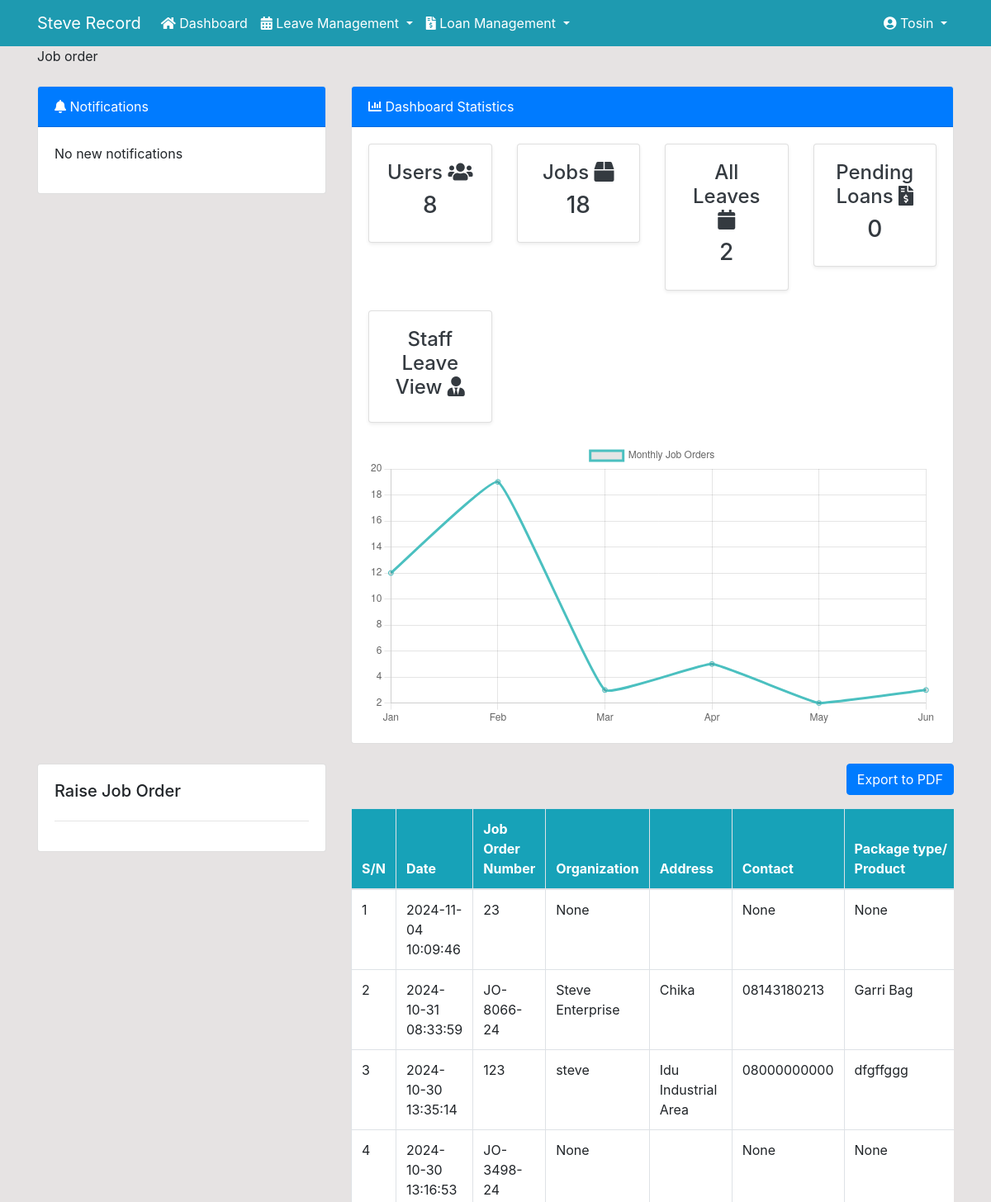
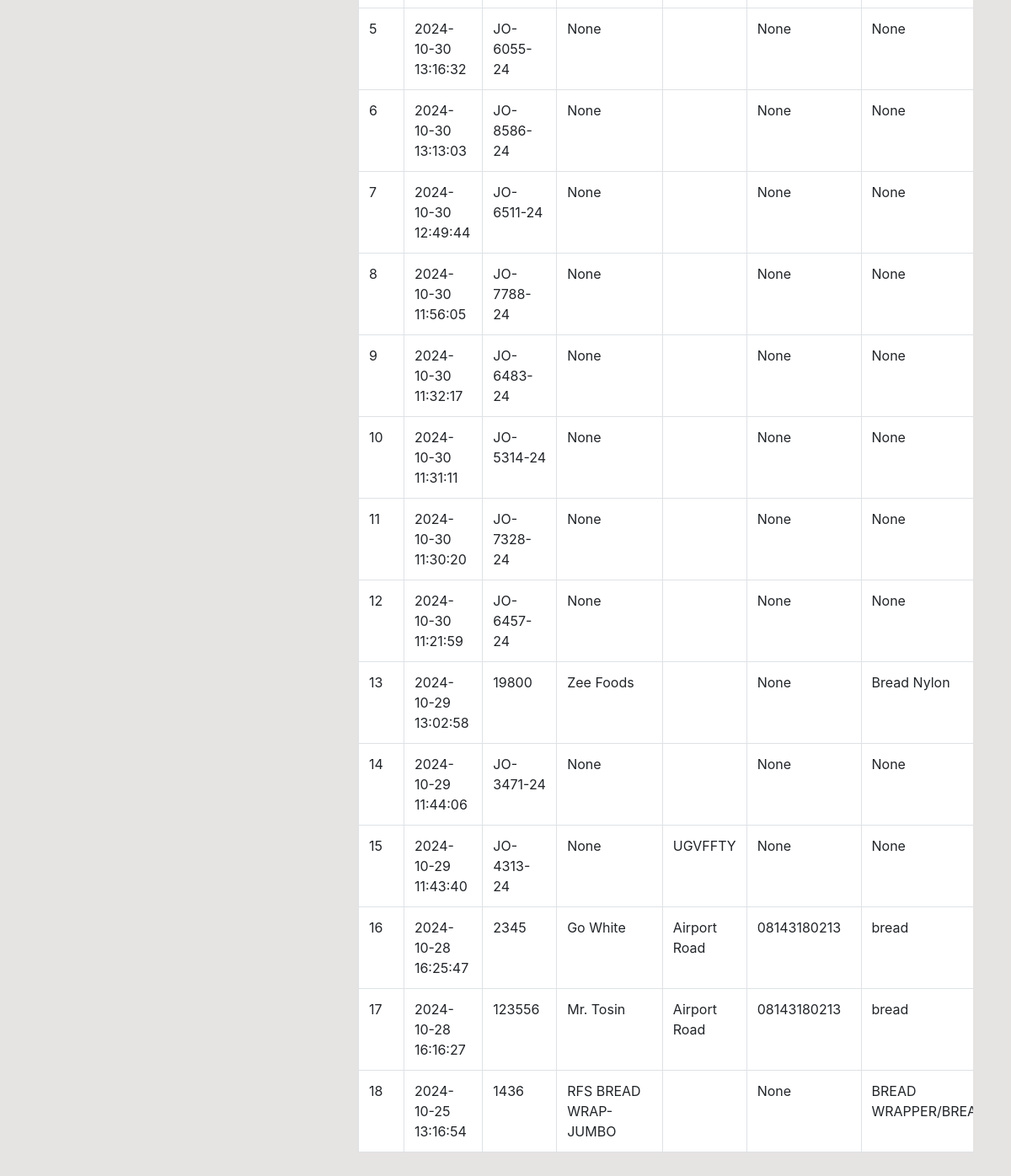
Page /index/ (signed in) on the committed database (2 pictures, top to bottom).
### dashboard/models.py (models this page shows, shortened)
class Product(models.Model):
    name = models.CharField(max_length=100, null=True)
    category = models.CharField(choices=CATEGORY, max_length=50, null=True)
    job_order = models.CharField(max_length=50, unique=True, default=generate_job_order)
    submission_id = models.CharField(max_length=50, null=True, blank=True, default=generate_submission_id)
    organization_name = models.CharField(max_length=200, null=True, blank=True)
    address = models.TextField(null=True, blank=True)
    contact_number = models.CharField(max_length=20, null=True, blank=True)
    print_product = models.CharField(max_length=100, null=True, blank=True)
    colors = models.CharField(max_length=100, null=True, blank=True)
    order_info = models.TextField(null=True, blank=True)
    size = models.CharField(max_length=50, null=True, blank=True)
    micron = models.CharField(max_length=50, null=True, blank=True)
    job_title = models.CharField(max_length=100, null=True, blank=True)
    image = models.ImageField(upload_to='product_images/', null=True, blank=True)
    price = models.DecimalField(max_digits=10, decimal_places=2, null=True, blank=True)
    quantity = models.PositiveIntegerField(null=True)
    order_quantity = models.PositiveIntegerField(null=True, blank=True)
    total = models.DecimalField(max_digits=10, decimal_places=2, null=True, blank=True)
    date_created = models.DateTimeField(default=timezone.now)
    estimated_delivery_date = models.DateField(null=True, blank=True)
    actual_delivery_date = models.DateField(null=True, blank=True)
    cycle_time = models.DurationField(null=True, blank=True)
    production_status_date = models.DateTimeField(auto_now=True)
    APPROVAL_CHOICES = (
        ('pending', 'Pending'),
        ('approved', 'Approved'),
        ('rejected', 'Rejected'),
    )
    approval_status = models.CharField(max_length=10, choices=APPROVAL_CHOICES, default='pending')
    production_status = models.TextField(null=True, blank=True)
    created_by = models.ForeignKey(User, on_delete=models.SET_NULL, null=True, blank=True, related_name='created_products')
    approved_by = models.ForeignKey(User, on_delete=models.SET_NULL, null=True, blank=True, related_name='approved_products')
    updated_by = models.ForeignKey(User, on_delete=models.SET_NULL, null=True, related_name='product_updates')
    class Meta:
        ordering = ['-date_created']
        permissions = [
            ("can_approve_jobs", "Can approve job orders"),
            ("can_view_all_jobs", "Can view all job orders"),
            ("can_export_jobs", "Can export job orders"),
            ("can_manage_production", "Can manage production status"),
            ("view_dashboard", "Can view dashboard"),
            ("manage_leave", "Can manage leave requests"),
            ("can_export_products", "Can export products"),
            ("can_export_leaves", "Can export leaves"),
        ]

### dashboard/views.py (the view)
# urls.py: path('index/', views.index, name='dashboard-index'),
@login_required(login_url='user-login')
def index(request):
    product = Product.objects.all()
    product_count = product.count()
    order = Order.objects.all()
    order_count = order.count()
    customer = User.objects.filter(groups=2, is_active=True)
    customer_count = customer.count()
    if request.user.is_superuser or request.user.groups.filter(name='Leave Manager').exists():
        pending_leaves = Leave.objects.filter(status='Pending').order_by('-applied_date')
        pending_leaves_count = pending_leaves.count()
        staff_count = Leave.objects.all().count()  # Total leave requests for admin view
        pending_loans = Loan.objects.filter(status='Pending').order_by('-applied_date')
        pending_loans_count = pending_loans.count()
    else:
        pending_leaves = Leave.objects.filter(
            user=request.user,
            status='Pending'
        ).order_by('-applied_date')
        pending_leaves_count = pending_leaves.count()
        staff_count = Leave.objects.filter(user=request.user).count()  # All user's leave requests
        pending_loans = Loan.objects.filter(
            user=request.user,
            status='Pending'
        ).order_by('-applied_date')
        pending_loans_count = pending_loans.count()
    context = {
        'product': product,
        'product_count': product_count,
        'order_count': order_count,
        'customer_count': customer_count,
        'staff_count': staff_count,
        'pending_leaves': pending_leaves[:5],
        'pending_leaves_count': pending_leaves_count,
        'pending_loans': pending_loans[:5],
        'pending_loans_count': pending_loans_count,
    }
    return render(request, 'dashboard/index.html', context)

### templates/dashboard/index.html (shortened to what this page needs)
{% extends 'partials/base.html' %}
{% block content %}
{% if user.is_authenticated and user.is_staff and user.is_superuser %}
{% include 'partials/topside.html' %}
<div class="row ">
    <div class="col-md-6 my-4">
        <div class="bg-white">
            <div class="card-body">
                <canvas id="myChart1" width="400" height="300"></canvas>
                <script>
                    var ctx = document.getElementById('myChart1').getContext('2d');
                    var myChart1 = new Chart(ctx, {
                        type: 'pie',
                        data: {
                            labels: [{% for product in product %} '{{product.name}}', {% endfor %}],
                    datasets: [{
                        label: 'Number of Products',
                        data: [{% for product in product %} {{ product.quantity }}, {% endfor %}],
                        backgroundColor: [
                            'rgba(255, 99, 132, 1)',
                            'rgba(54, 162, 235, 1)',
                            'rgba(255, 206, 86, 1)',
                            'rgba(75, 192, 192, 1)',
                            'rgba(153, 102, 255, 1)',
                            'rgba(255, 159, 64, 1)'
                        ],
                            borderColor: [
                                'rgba(255, 99, 132, 1)',
                                'rgba(54, 162, 235, 1)',
                                'rgba(255, 206, 86, 1)',
                                'rgba(75, 192, 192, 1)',
                                'rgba(153, 102, 255, 1)',
                                'rgba(255, 159, 64, 1)'
                            ],
                                borderWidth: 1
                    }]
                        },
                    options: {
                        scales: {
                            yAxes: [{
                                ticks: {
                                    beginAtZero: true
                                }
                            }]
                        }
                    }
                    });
                </script>
            </div>
        </div>
    </div>
    <div class="col-md-6 my-4">
        <div class="bg-white">
            <div class="card-body">
                <canvas id="myChart" width="400" height="300"></canvas>
                <script>
                    var ctx = document.getElementById('myChart').getContext('2d');
                    var myChart = new Chart(ctx, {
                        type: 'bar',
                        data: {
                            labels: [{% for order in order %} '{{order.name}}',{% endfor %}],
                    datasets: [{
                        label: 'Orders',
                        data: [{% for order in order %} {{ order.order_quantity }}, {% endfor %}],
                        backgroundColor: [
                            'rgba(255, 99, 132, 1)',
                            'rgba(54, 162, 235, 1)',
                            'rgba(255, 206, 86, 1)',
                            'rgba(75, 192, 192, 1)',
                            'rgba(153, 102, 255, 1)',
                            'rgba(255, 159, 64, 1)'
                        ],
                            borderColor: [
                                'rgba(255, 99, 132, 1)',
                                'rgba(54, 162, 235, 1)',
                                'rgba(255, 206, 86, 1)',
                                'rgba(75, 192, 192, 1)',
                                'rgba(153, 102, 255, 1)',
                                'rgba(255, 159, 64, 1)'
                            ],
                                borderWidth: 1
                    }]
                        },
                    options: {
                        scales: {
                            yAxes: [{
                                ticks: {
                                    beginAtZero: true
                                }
                            }]
                        }
                    }
                    });
                </script>
            </div>
        </div>
    </div>
</div>
{% else %}
{% include 'dashboard/customer_index.html' %}
{% endif%}
{% endblock %}

### templates/partials/nav.html (shortened to what this page needs)
<nav class="navbar navbar-expand-lg navbar-light" style="background-color: #1E9AB0;">
    <div class="container">
        {% if user.is_authenticated %}
        <a class="navbar-brand text-white" href="{% url 'dashboard-index' %}">Steve Record</a>
        <div class="collapse navbar-collapse" id="navbarSupportedContent">
            <ul class="navbar-nav mr-auto">
                <li class="nav-item active">
                    <a class="nav-link text-white" href="{% url 'dashboard-index' %}">
                        <i class="fas fa-home"></i> Dashboard
                    </a>
                </li>
                <li class="nav-item dropdown">
                    <a class="nav-link dropdown-toggle text-white" href="#" id="leaveDropdown" role="button"
                       data-toggle="dropdown" aria-haspopup="true" aria-expanded="false">
                        <i class="fas fa-calendar-alt"></i> Leave Management
                    </a>
                </li>
                <li class="nav-item dropdown">
                    <a class="nav-link dropdown-toggle text-white" href="#" id="loanDropdown" role="button"
                       data-toggle="dropdown" aria-haspopup="true" aria-expanded="false">
                        <i class="fas fa-file-invoice-dollar"></i> Loan Management
                    </a>
                </li>
            </ul>
            <ul class="navbar-nav ml-auto">
                <li class="nav-item dropdown">
                    <a class="nav-link dropdown-toggle text-white" href="#" id="userDropdown" role="button"
                       data-toggle="dropdown" aria-haspopup="true" aria-expanded="false">
                        <i class="fas fa-user-circle"></i> {{ user.username }}
                    </a>
                </li>
            </ul>
        {% endif %}
        </div>
    </div>
</nav>

### templates/dashboard/customer_index.html (shortened to what this page needs)
{% block title %}Job order{% endblock %}
{% load crispy_forms_tags %}
{% block content %}
{% include 'partials/topside.html' %}
<div class="row my-4">
    <div class="col-md-4">
        <div class="card card-body">
            <h5>Raise Job Order</h5>
            <hr>
        </div>
    </div>
    <div class="col-md-8">
        <div class="d-flex justify-content-end mb-3">
            <a class="btn btn-primary" href="{% url 'export-products-pdf' %}">Export to PDF</a>
        </div>
        <div class="table-responsive">
            <table class="table bg-white table-bordered" style="min-width: 1500px;">
                <thead class="bg-info text-white sticky-top">
                    <tr>
                        <th scope="col">S/N</th>
                        <th scope="col">Date</th>
                        <th scope="col">Job Order Number</th>
                        <th scope="col">Organization</th>
                        <th scope="col">Address</th>
                        <th scope="col">Contact</th>
                        <th scope="col">Package type/ Product</th>
                    </tr>
                </thead>
                <tbody>
                    {% for product in product %}
                    <tr>
                        <td>{{ forloop.counter }}</td>
                        <td>{{ product.date_created|date:"Y-m-d H:i:s" }}</td>
                        <td>{{ product.job_order }}</td>
                        <td>{{ product.organization_name }}</td>
                        <td>{{ product.address }}</td>
                        <td>{{ product.contact_number }}</td>
                        <td>{{ product.print_product }}</td>
                    </tr>
                    {% endfor %}
                </tbody>
            </table>
        </div>
    </div>
</div>
{% endblock %}

### static/style.css (style rules this page uses)
body { background: rgb(230, 227, 227); }

### rows in the picture
Product: date_created "2024-11-04 10:09:46", job_order "23", organization_name "None", contact_number "None", print_product "None"
Product: date_created "2024-10-31 08:33:59", job_order "JO-8066-24", organization_name "Steve Enterprise", address "Chika", contact_number "08143180213", print_product "Garri Bag"
Product: date_created "2024-10-30 13:35:14", job_order "123", organization_name "steve", address "Idu Industrial Area", contact_number "08000000000", print_product "dfgffggg"
Product: date_created "2024-10-30 13:16:53", job_order "JO-3498-24", organization_name "None", contact_number "None", print_product "None"
Product: date_created "2024-10-30 13:16:32", job_order "JO-6055-24", organization_name "None", contact_number "None", print_product "None"
Product: date_created "2024-10-30 13:13:03", job_order "JO-8586-24", organization_name "None", contact_number "None", print_product "None"
Product: date_created "2024-10-30 12:49:44", job_order "JO-6511-24", organization_name "None", contact_number "None", print_product "None"
Product: date_created "2024-10-30 11:56:05", job_order "JO-7788-24", organization_name "None", contact_number "None", print_product "None"
Product: date_created "2024-10-30 11:32:17", job_order "JO-6483-24", organization_name "None", contact_number "None", print_product "None"
Product: date_created "2024-10-30 11:31:11", job_order "JO-5314-24", organization_name "None", contact_number "None", print_product "None"
Product: date_created "2024-10-30 11:30:20", job_order "JO-7328-24", organization_name "None", contact_number "None", print_product "None"
Product: date_created "2024-10-30 11:21:59", job_order "JO-6457-24", organization_name "None", contact_number "None", print_product "None"
Product: date_created "2024-10-29 13:02:58", job_order "19800", organization_name "Zee Foods", contact_number "None", print_product "Bread Nylon"
Product: date_created "2024-10-29 11:44:06", job_order "JO-3471-24", organization_name "None", contact_number "None", print_product "None"
Product: date_created "2024-10-29 11:43:40", job_order "JO-4313-24", organization_name "None", address "UGVFFTY", contact_number "None", print_product "None"
Product: date_created "2024-10-28 16:25:47", job_order "2345", organization_name "Go White", address "Airport Road", contact_number "08143180213", print_product "bread"
Product: date_created "2024-10-28 16:16:27", job_order "123556", organization_name "Mr. Tosin", address "Airport Road", contact_number "08143180213", print_product "bread"
Product: date_created "2024-10-25 13:16:54", job_order "1436", organization_name "RFS BREAD WRAP-JUMBO", contact_number "None", print_product "BREAD…"

### other values in the picture
{{ user.username }} "Tosin"
{{ customer_count }} "8"
{{ product_count }} "18"
{{ staff_count }} "2"
{{ pending_loans_count }} "0"
